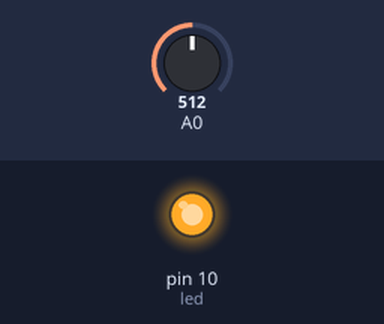
Bench run of a sketch on a simulated Arduino Uno, built with avr-gcc and run on an emulated ATmega328P. On the bench: output pins drawn as LEDs (lit = HIGH). Inputs (shaded band) come from the test bench; at power-on: A0 = 512. What the sketch prints to the serial monitor is not drawn.

Above: at 1.2 s.
1.3 s: A0 set to 122
At 2.0 s:
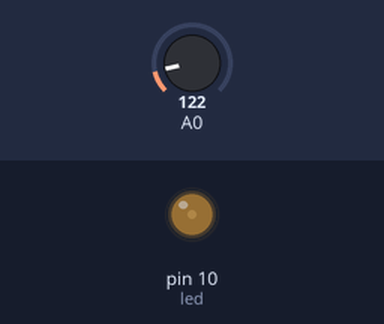
2.8 s: A0 set to 0
At 3.2 s:
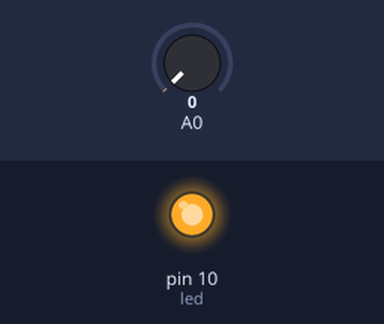
Timing chart, 0 to 5.8 s (numbered marks = the images above; inputs shaded):
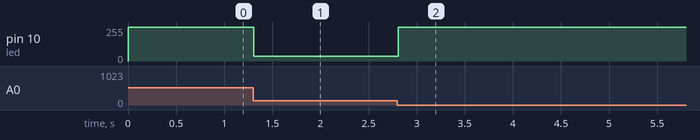

The sketch:

sketch_sep06a.ino
```cpp
int aux,viral, led=10;
void setup() {
  // put your setup code here, to run once:
  Serial.begin(9600);
  pinMode(A0,INPUT);
  pinMode(led,OUTPUT);
}

void loop() {
  // put your main code here, to run repeatedly:
  viral=analogRead(A0);
  Serial.println(viral);
  aux=map(viral,10,140,255,0);
  analogWrite(led,aux);
}
```

Measured:
- after the input at 1.3 s, pin 10 (led): 255/255 → 36/255 at once
- after the input at 2.8 s, pin 10 (led): 36/255 → 255/255 at once
